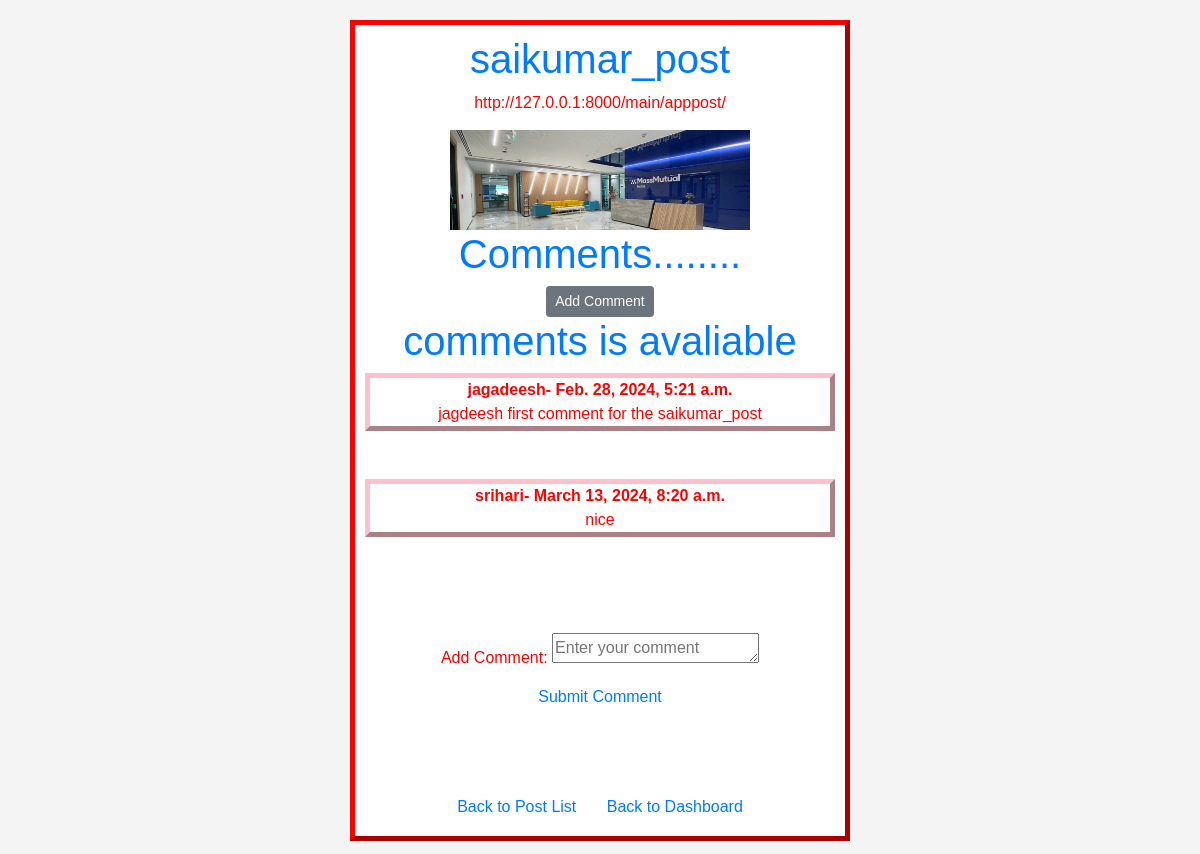
Screenshot of /main/allpostdetail/1/ with the database file from the repository.
### fbapp/models.py (models this page shows, shortened)
class Add_post(models.Model):
    post_title=models.CharField(max_length=30)
    post_urls=models.CharField(max_length=50)
    post_comment=models.TextField()
    post_image=models.ImageField(null=True,blank=True, upload_to="images/")
    add_comment=models.CharField(max_length=255)

class Comment(models.Model):
    addpost=models.ForeignKey(Add_post, related_name="comments",on_delete=models.CASCADE)
    name=models.CharField(max_length=255)
    body=models.TextField()
    date_added=models.DateTimeField(auto_now_add=True)
    def __str__(self):
        return '%s' %(self.name)

### fbapp/views.py (the view)
# urls.py: path('allpostdetail/<int:post_id>/',views.allpostdetail,name='allpostdetail'),
def allpostdetail(request, post_id):
    post= get_object_or_404(Add_post, pk=post_id)
    comments = Comment.objects.filter(addpost=post)
    print(comments)
    return render(request, 'post_detail.html', {'post':post,'comments':comments})

### fbapp/templates/post_detail.html (shortened to what this page needs)
<!DOCTYPE html>
<html lang="en">
<head>
    <link rel="stylesheet" href="https://cdn.jsdelivr.net/npm/bootstrap@4.6.2/dist/css/bootstrap.min.css">
</head>
<body>
    <div class="container">
        <h1>{{ post.post_title }}</h1>
        <p>{{ post.post_urls }}</p>
        <img src="{{ post.post_image.url }}" alt="" width="300">
        <h1>Comments........</h1>
        {% if not comments %}
            No comments...... .   <a href="{% url 'addcommentinside' post.id %}" class="btn btn-primary">Add Comment</a>
        {% else %}
            <a href="{% url 'addcommentinside' post.id %}" class="btn btn-sm  btn-secondary">Add Comment</a>
            <br>
            <h1>comments is avaliable</h1>
            {% for comment in comments %}
            <div class="commnet_div">
                 <strong>   {{comment.name}}- {{comment.date_added}}</strong>
                 <br>
                 {{comment.body}}
            </div>
            <br><br>
            {%endfor%}
            <br><br>
            <form  action="{% url 'main_page_comment' post.id %}" method="get" class="comment-form">
                <label for="comment">Add Comment:</label>
                <textarea name="comment" id="comment" rows="1" placeholder="Enter your comment"></textarea>
                <button type="submit" class="btn btn-link">Submit Comment</button>
              </form>
        {% endif %}
        <br><br><br>
        <a class="btn btn-link" href="{% url 'allpost' %}">Back to Post List</a>
        <a class="btn btn-link" href="{% url 'dashboard' %}">Back to Dashboard</a>
    </div>
</body>
</html>

### fbapp/templates/post_detail.html (style rules this page uses)
.container { border: 5px outset red; text-align: center; color: red; max-width: 500px; margin: auto; background: white; padding: 10px; }
.commnet_div { border: 5px outset pink; }
body { font-family: Arial, sans-serif; background-color: #f4f4f4; padding: 20px; }
h1 { color: #007bff; }
p { margin-bottom: 15px; }

### rows the page displays
Add_post: post_title "saikumar_post", post_urls "http://127.0.0.1:8000/main/apppost/", post_image (picture)
Comment: name "jagadeesh", date_added "Feb. 28, 2024, 5:21 a.m.", body "jagdeesh first comment for the saikumar_post"
Comment: name "srihari", date_added "March 13, 2024, 8:20 a.m.", body "nice"
